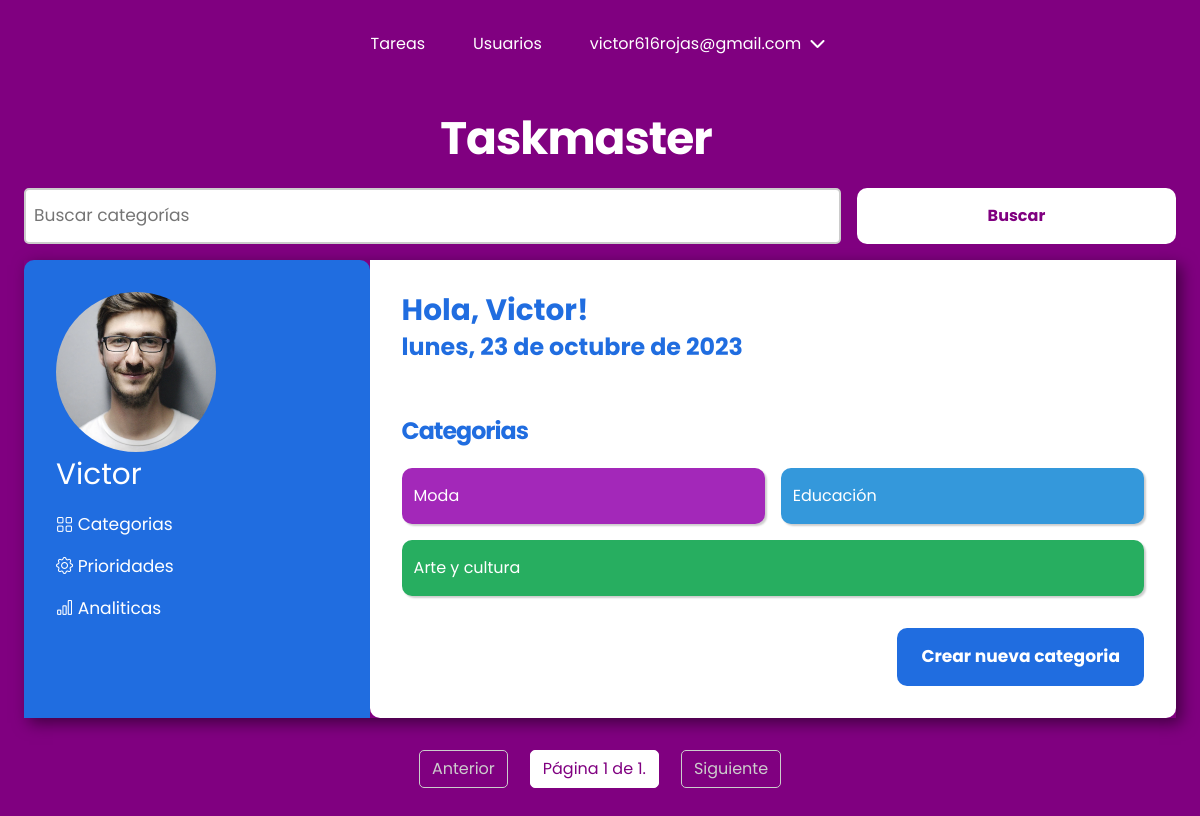
The page /todo_task/categories/ (signed in) on the database its author committed.
### users/models.py (models this page shows, shortened)
class CustomUser(AbstractBaseUser, PermissionsMixin):
    email = models.EmailField(unique=True, max_length=25)
    password = models.CharField(max_length=128)
    first_name = models.CharField(max_length=30, blank=True)
    last_name = models.CharField(max_length=30, blank=True)
    date_joined = models.DateTimeField(default=timezone.now)
    is_active = models.BooleanField(default=True)
    is_staff = models.BooleanField(default=False)
    is_worker = models.BooleanField(default=False)
    profile_picture = models.ImageField(upload_to='users/images/profile_pictures/',
                                        blank=True, null=True)
    objects = CustomUserManager()  # Instanciamos nuestro administrador personalizado
    USERNAME_FIELD = "email"
    REQUIRED_FIELDS = []
    class Meta:
        ordering = ["-date_joined"]

### todo_task/models.py (models this page shows, shortened)
class Label(models.Model):
    name = models.CharField(max_length=50)
    created = models.DateTimeField(auto_now_add=True)
    user = models.ForeignKey(
        CustomUser, on_delete=models.CASCADE, related_name="categories"
    )
    class Meta:
        ordering = ["-created"]

### todo_task/views.py (the view)
# urls.py: path("categories/", views.list_categories, name="category-list"),
@login_required(login_url="/users/login/")
def list_categories(request):
    fecha_actual = datetime.now()
    categories = Label.objects.filter(user=request.user).order_by("created")
    query = request.GET.get("q", "")
    if query:
        categories = categories.filter(name__startswith=query)
    page_number = request.GET.get("page", 1)  # Valor predeterminado es 1
    paginator = Paginator(categories, 8)
    try:
        paginator_data = paginator.page(page_number)
    except PageNotAnInteger:
        paginator_data = paginator.page(1)
    except EmptyPage:
        paginator_data = paginator.page(paginator.num_pages)
    context = {
        "paginator_data": paginator_data,
        "fecha_actual": fecha_actual,
        "query": query,
        "placeholder": "Buscar categorías",
    }
    return render(request, "todo_task/categories/list.html", context)

### todo_task/templates/todo_task/categories/list.html
{% extends "container.html" %}
{% block search-form %}
{% include 'search_form.html' with query=query placeholder=placeholder %}
{% endblock %}
{% block section-fragment %}
<section class="content-section">
    <h1 class="fs-3">Categorias</h1>
    <ul class="content-list">
        {% for categoria in paginator_data %}
        <li class="content-item">
            <a href="{% url 'category-detail' categoria.id %}">{{ categoria.name }}</a>
        </li>
        {% endfor %}
    </ul>
</section>
<section class="second-section">
    <div class="item-creation fs-1">
        <a href="{% url 'category-create' %}">Crear nueva categoria</a>
    </div>
</section>
{% endblock %}
{% block pagination %}
{% include 'pagination.html' %}
{% endblock %}

### todo_task/templates/todo_task/base/container.html (shortened to what this page needs)
{% extends "base.html" %}
{% load static %}
{% block css %}
<link rel="stylesheet" type="text/css" href="{% static 'todo_task/css/style.css' %}">
{% endblock %}
{% block content %}
<section class="container">
    <h1 class="fs-6">Taskmaster</h1>
    {% block search-form %}
    {% endblock %}
    <section class="card">
        <div class="user flex-column">
            <div class="user-info flex-column">
                <img src="{{ request.user.profile_picture.url }}" alt="Foto de perfil">
                <h2 class="fs-4">{{ request.user.first_name }}</h2>
            </div>
            <div class="user-options fs-1">
                <a href="{% url 'category-list' %}"><i class="bi bi-grid"></i> Categorias</a>
                <a href="{% url 'priority-list' %}"><i class="bi bi-gear"></i> Prioridades</a>
                <a href="{% url 'analytics' %}"><i class="bi bi-bar-chart"></i> Analiticas</a>
            </div>
        </div>
        <section class="task">
            <h2 class="fs-4">Hola, {{ request.user.first_name }}!</h2>
            <p class="fs-3">{{ fecha_actual|date:"l, j \d\e F \d\e Y" }}</p>
            {% block section-fragment %}
            {% endblock %}
        </section>
    </section>
    {% block pagination %}
    {% endblock %}
</section>
{% endblock %}

### taskmaster/templates/header.html (shortened to what this page needs)
{% if request.user.is_authenticated %}
<header class="primary-header flex">
    <nav>
        <ul id="primary-navigation" data-visible="false" class="primary-navigation flex">
            <li class="active"><a href="{% url 'task-list-today-due-date' %}">Tareas</a></li>
            {% if request.user.is_staff %}
            <li class="active"><a href="{% url 'user-list' %}">Usuarios</a></li>
            {% endif %}
            <li class="active has-dropdown">{{ request.user.email }} <i class="fa-solid fa-chevron-down"></i>
            </li>
        </ul>
    </nav>
</header>
{% endif %}

### taskmaster/static/css/main.css (style rules this page uses)
:root { --clr-white: rgb(255, 255, 255); --clr-neutral-400: rgb(3, 3, 3); --clr-accent-700: rgb(128, 0, 128); --clr-gradient-accent: rgb(182, 0, 136); --clr-complete: rgb(0, 117, 16); --clr-incomplete: rgb(223, 14, 14); --clr-btn-edit: rgb(0, 123, 255); --clr-btn-delete: rgb(223, 14, 14); --clr-btn-return: rgb(128, 0, 128); --clr-btn-edit-hover: rgba(0, 123, 255, 0.8); --clr-btn-delete-hover: rgba(223, 14, 14, 0.8); --clr-btn-return-hover: rgba(128, 0, 128, 0.8); --bg-clr: rgb(250, 250, 250); --ff-primary: "Poppins", Arial, Helvetica, sans-serif; --fw-regular: 400; --fw-semi-bold: 600; --fw-bold: 700; --fs-1: clamp(0.75rem, calc(0.55rem + 0.69vw), 1.19rem); --fs-2: clamp(0.78rem, calc(0.59rem + 0.81vw), 1.4rem); --fs-3: clamp(0.88rem, calc(0.69rem + 1.06vw), 1.75rem); --fs-4: clamp(1.05rem, calc(0.81rem + 1.38vw), 2.19rem); --fs-5: clamp(1.26rem, calc(0.95rem + 1.79vw), 2.73rem); --fs-6: clamp(1.51rem, calc(1.11rem + 2.31vw), 3.42rem); --fs-7: clamp(1.81rem, calc(1.29rem + 2.98vw), 4.27rem); --fs-8: clamp(2.18rem, calc(1.51rem + 3.83vw), 5.34rem); --fs-btn-1: clamp(1rem, calc(1rem + 0.05vw), 1.19rem); }
*, *::before, *::after { box-sizing: border-box; }
* { margin: 0; padding: 0; font: inherit; }
html { scroll-behavior: smooth; scroll-padding-top: var(--scroll-padding, 75px); }
body { line-height: 1.5; background-color: var(--clr-accent-700); font-family: var(--ff-primary); }
h1, h2, p { color: var(--clr-neutral); }
img, picture, video, canvas, svg { display: block; max-width: 100%; object-fit: cover; }
.fs-1 { font-size: var(--fs-1); }
.fs-3 { font-size: var(--fs-3); }
.fs-4 { font-size: var(--fs-4); }
.fs-6 { font-size: var(--fs-6); }
.flex-column { display: flex; flex-direction: column; }
h1 { margin-block: 1rem; width: min(100% - 3rem, 40ch); letter-spacing: -1px; text-align: left; }
.container { width: min(100% - 3rem, 120ch); margin-inline: auto; margin-block: 1rem; }
.flex { display: flex; gap: var(--gap, 1rem); }
.primary-header { align-items: center; justify-content: center; }
.primary-navigation { list-style: none; }
.primary-navigation a { text-decoration: none; color: var(--clr-white); }
.has-dropdown { display: inline-block; color: var(--clr-white); cursor: pointer; position: relative; }
.fa-chevron-down { padding-inline: 0.25rem; transition: transform 0.3s ease; }
@media (min-width: 35em) { .primary-navigation { --gap: clamp(1.5rem, 5vw, 3rem); padding-block: 2rem; padding-inline: clamp(3rem, 8vw, 10rem); } }
@media (min-width: 35em) { .container h1 { text-align: center; } }
h1 { font-weight: var(--fw-bold); color: var(--clr-white); }

### rows shown on the page
CustomUser: user.email "victor616rojas@gmail.com", user.profile_picture (picture), user.first_name "Victor"
Label: name "Moda"
Label: name "Educación"
Label: name "Arte y cultura"

### other values the page prints
{{ paginator_data.number }} "1"
{{ paginator_data.paginator.num_pages }} "1"
